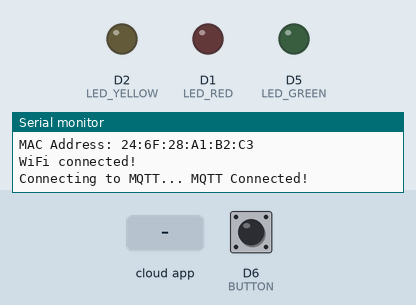
This program was run on a simulated ESP8266 (NodeMCU). Parts: output pins drawn as LEDs (lit = HIGH), the last lines printed to the serial monitor. The test bench sets the inputs (shaded band); at power-on: D6 (BUTTON) LOW. WiFi joins after 1.5 s; servers stay silent unless stated; no MQTT or app messages arrive unless stated.

Above: at 2.7 s.
2.8 s: the phone or cloud app sets SectorZZ9PluralZAlpha to 1
At 3.5 s:
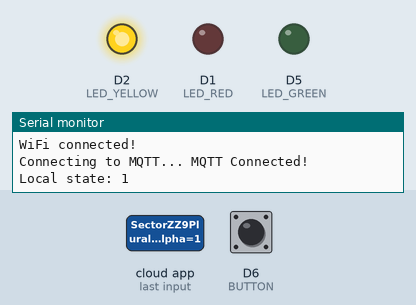
4.3 s: the phone or cloud app sets Islington to 1
At 4.9 s:
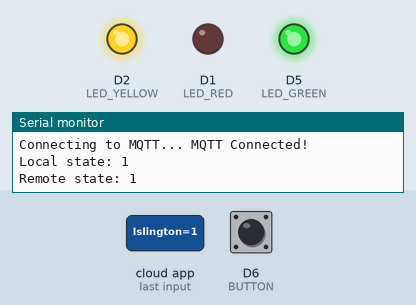
5.8 s: the phone or cloud app sets SectorZZ9PluralZAlpha to 0
At 6.1 s:
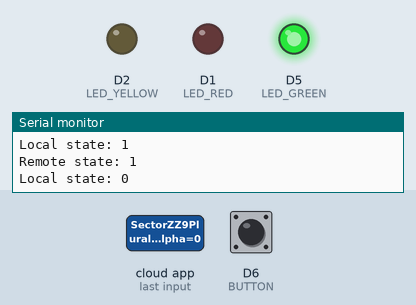
7.3 s: D6 (BUTTON) pulled HIGH for 0.15 s
At 7.38 s:
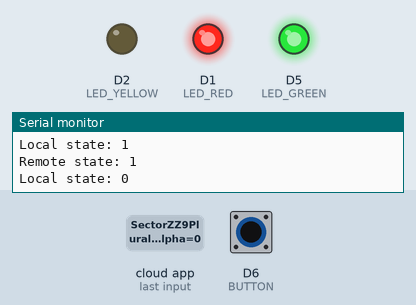
8.9 s: D6 (BUTTON) pulled HIGH for 3.2 s
At 13.1 s:
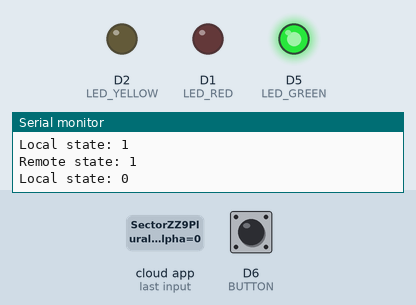
13.6 s: the phone or cloud app sets Islington to 0
At 14.4 s:
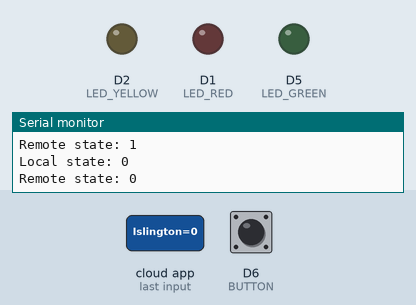
Timing chart, 0 to 16.1 s (numbered marks = the images above; inputs shaded):
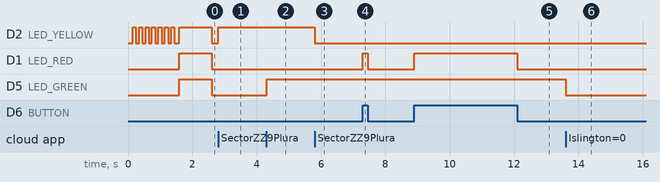

The program:

main.cpp
```cpp
// (licence header left out)
#include <Arduino.h>

#include <SPI.h>
#include <ESP8266WiFi.h>
#include <Adafruit_MQTT.h>
#include <Adafruit_MQTT_Client.h>

#define LED_RED D1
#define LED_YELLOW D2
#define LED_GREEN D5
#define BUTTON D6

#define WIFI_SSID "" /* CHANGE WIFI NAME HERE */
#define WIFI_PASSWORD "" /* INSERT WIFI PASSWORD HERE */

#define SIGNAL_LOCAL "SectorZZ9PluralZAlpha" /* CHANGE LOCAL LOCATION  */
#define SIGNAL_REMOTE "Islington" /* CHANGE REMOTE LOCATION */

#define MQTT_TOPIC_PREFIX "/GirlsDay/redhat/"
#define MQTT_SERVER "iot.eclipse.org"
#define MQTT_PORT 1883

WiFiClient client;

Adafruit_MQTT_Client mqtt(&client, MQTT_SERVER, MQTT_PORT);

Adafruit_MQTT_Publish * clickedPublish;
Adafruit_MQTT_Subscribe * signalLocal;
Adafruit_MQTT_Subscribe * signalRemote;

uint32_t state = 0;

void connectMqtt();

void signalChangedLocal(uint32_t);
void signalChangedRemote(uint32_t);

String * topicClickLocal;
String * topicClickRemote;

void setup() {

  Serial.begin(9600);
  Serial.println();
  Serial.println("Local as: " SIGNAL_LOCAL);
  Serial.println("Remote as: " SIGNAL_REMOTE);

  pinMode(LED_RED, OUTPUT);
  pinMode(LED_YELLOW, OUTPUT);
  pinMode(LED_GREEN, OUTPUT);

  pinMode(BUTTON, INPUT);

  digitalWrite(LED_RED, LOW);
  digitalWrite(LED_YELLOW, LOW);
  digitalWrite(LED_GREEN, LOW);

  Serial.println("Connecting to WiFi ...");

  WiFi.mode(WIFI_STA);
  WiFi.begin(WIFI_SSID, WIFI_PASSWORD);

  topicClickLocal = new String(MQTT_TOPIC_PREFIX);
  topicClickLocal->concat("click/" SIGNAL_LOCAL );

  topicClickRemote = new String(MQTT_TOPIC_PREFIX);
  topicClickRemote->concat("click/" SIGNAL_REMOTE );

  clickedPublish = new Adafruit_MQTT_Publish(&mqtt, topicClickLocal->c_str());
  signalLocal = new Adafruit_MQTT_Subscribe(&mqtt, topicClickLocal->c_str());
  signalRemote = new Adafruit_MQTT_Subscribe(&mqtt, topicClickRemote->c_str());

  Serial.println("Topics:");
  Serial.println(*topicClickLocal);
  Serial.println(*topicClickRemote);

  Serial.print("MAC Address: ");
  Serial.println(WiFi.macAddress());

  while ( !WiFi.isConnected() ) {
    digitalWrite(LED_YELLOW, !digitalRead(LED_YELLOW));
    delay(100);
  }

  digitalWrite(LED_YELLOW, LOW);

  Serial.println("WiFi connected!");

  signalLocal->setCallback(signalChangedLocal);
  mqtt.subscribe(signalLocal);
  signalRemote->setCallback(signalChangedRemote);
  mqtt.subscribe(signalRemote);
}

bool lastClicked = false;

void loop() {

  if(!mqtt.connected()) {

    digitalWrite(LED_GREEN, LOW);
    digitalWrite(LED_YELLOW, LOW);

    connectMqtt();

    digitalWrite(LED_GREEN, HIGH);
    digitalWrite(LED_YELLOW, HIGH);
    digitalWrite(LED_RED, HIGH);
    delay(1000);
    digitalWrite(LED_GREEN, LOW);
    digitalWrite(LED_YELLOW, LOW);
    digitalWrite(LED_RED, LOW);

  }

  mqtt.processPackets(10);

  bool clicked = digitalRead(BUTTON);
  digitalWrite(LED_RED, clicked);

  if ( clicked != lastClicked ) {
    clickedPublish->publish(clicked);
    lastClicked = clicked;
  }

}

void signalChangedLocal(uint32_t state) {
  Serial.print ( "Local state: ");
  Serial.println ( state );

  digitalWrite(LED_YELLOW, state>0 ? HIGH : LOW);
}

void signalChangedRemote(uint32_t state) {
  Serial.print ( "Remote state: ");
  Serial.println ( state );

  digitalWrite(LED_GREEN, state>0 ? HIGH : LOW);
}

void connectMqtt() {
  int8_t ret;

  // Return if already connected.
  if (mqtt.connected()) {
    return;
  }

  Serial.print("Connecting to MQTT... ");

  uint8_t retries = 30;
  while ((ret = mqtt.connect()) != 0) { // connect will return 0 for connected
       Serial.println(mqtt.connectErrorString(ret));
       Serial.println("Retrying MQTT connection in 5 seconds...");
       mqtt.disconnect();
       delay(500);  // wait 5 seconds
       retries--;
       if (retries == 0) {
         // basically die and wait for WDT to reset me
         while (1);
       }
       digitalWrite(LED_GREEN, !digitalRead(LED_GREEN));
  }

  digitalWrite(LED_GREEN, LOW);

  Serial.println("MQTT Connected!");
}
```

Measured:
- after the input at 2.8 s, D2 (LED_YELLOW): LOW → HIGH at once
- after the input at 4.3 s, D5 (LED_GREEN): LOW → HIGH at once
- after the input at 5.8 s, D2 (LED_YELLOW): HIGH → LOW at once
- after the input at 7.3 s, D1 (LED_RED): LOW → HIGH at once, → LOW 0.15 s later
- after the input at 8.9 s, D1 (LED_RED): LOW → HIGH at once, → LOW 3.2 s later
- after the input at 13.6 s, D5 (LED_GREEN): HIGH → LOW at once
